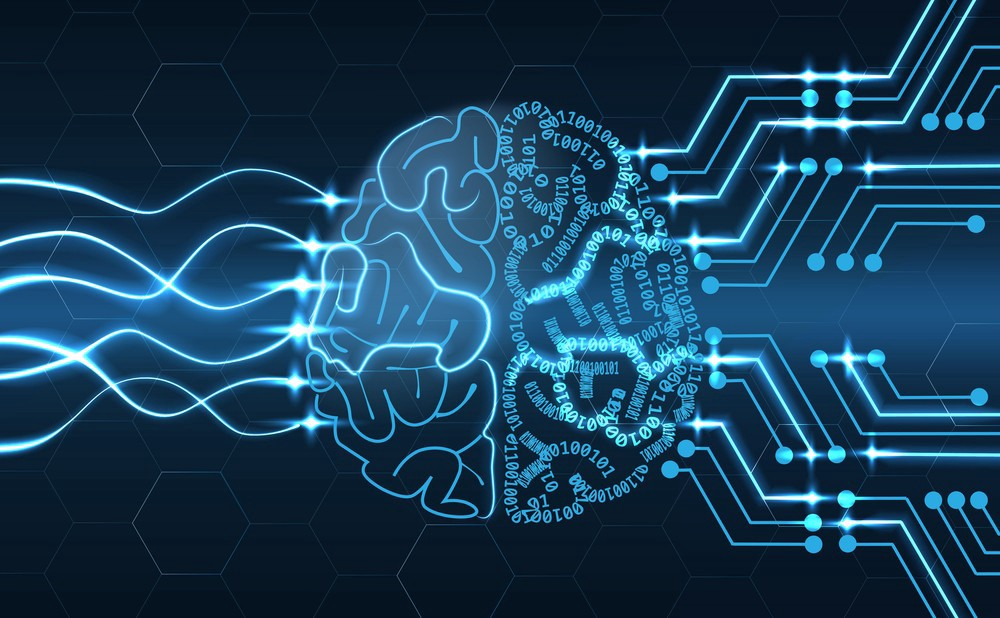
#> input picture images/dnn_hello_world.jpeg, 1000 x 618 px
$ jupyter execute image_resize.ipynb   (older library calls are emulated)
#> lines starting #> are read from the running program, lines starting #| are printed output that depends on the picture
[cell 1]
import PIL
from PIL import Image
import os

[cell 2]
basewidth = 300

[cell 3]
fn = os.path.join('images','dnn_hello_world.jpeg')
fn

[cell 4]
img = Image.open(fn)
#> img is the input picture: PIL image 1000x618 RGB; mean R, G, B 23.9, 62.3, 88.8

[cell 5]
wpercent = (basewidth / float(img.size[0]))
#> wpercent = 0.3
hsize    = int((float(img.size[1]) * float(wpercent)))
#> hsize = 185
img = img.resize((basewidth, hsize), PIL.Image.ANTIALIAS)
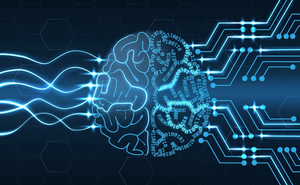
#> img: PIL image 300x185 RGB; mean R, G, B 23.9, 62.2, 88.7

[cell 6]
img.size
#> Out = (300, 185)
